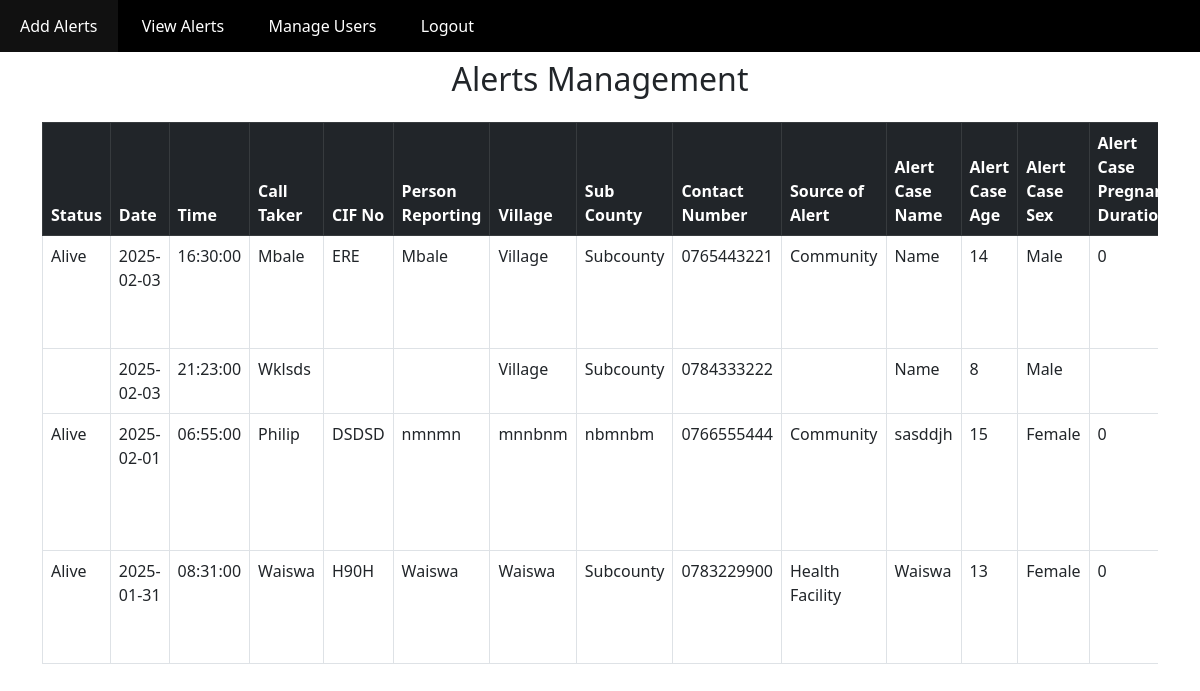
Page /manage/alerts.php (signed in) on the committed database.
### tables this page shows
CREATE TABLE `alerts` (
  `id` int(11) NOT NULL,
  `status` varchar(50) NOT NULL,
  `date` date NOT NULL,
  `time` time NOT NULL,
  `call_taker` varchar(255) NOT NULL,
  `cif_no` varchar(255) NOT NULL,
  `person_reporting` varchar(255) NOT NULL,
  `village` varchar(255) NOT NULL,
  `sub_county` varchar(255) NOT NULL,
  `contact_number` varchar(255) NOT NULL,
  `source_of_alert` varchar(255) NOT NULL,
  `alert_case_name` varchar(255) NOT NULL,
  `alert_case_age` int(11) NOT NULL,
  `alert_case_sex` varchar(50) NOT NULL,
  `alert_case_pregnant_duration` int(11) DEFAULT NULL,
  `alert_case_village` varchar(255) NOT NULL,
  `alert_case_parish` varchar(255) NOT NULL,
  `alert_case_sub_county` varchar(255) NOT NULL,
  `alert_case_district` varchar(255) NOT NULL,
  `alert_case_nationality` varchar(255) NOT NULL,
  `point_of_contact_name` varchar(255) NOT NULL,
  `point_of_contact_relationship` varchar(255) NOT NULL,
  `point_of_contact_phone` varchar(255) NOT NULL,
  `history` text DEFAULT NULL,
  `health_facility_visit` varchar(255) NOT NULL,
  `traditional_healer_visit` varchar(255) NOT NULL,
  `symptoms` text DEFAULT NULL,
  `actions` text NOT NULL,
  `case_verification_desk` text DEFAULT NULL,
  `field_verification` text DEFAULT NULL,
  `field_verification_decision` text DEFAULT NULL,
  `feedback` text DEFAULT NULL,
  `lab_result` varchar(10) DEFAULT NULL,
  `lab_result_date` date DEFAULT NULL,
  `is_highlighted` tinyint(1) DEFAULT 0,
  `assigned_to` varchar(20) DEFAULT NULL,
  `alert_reported_before` varchar(5) NOT NULL
);

### manage/alerts.php (the view, shortened to what this page needs)
<?php
require('../conn.php');
$updated_id = isset($_GET['updated_id']) ? $_GET['updated_id'] : null;
$sql = "SELECT * FROM alerts";
$sql .= " ORDER BY date DESC";
$stmt = $conn->prepare($sql);
$stmt->execute();
$result = $stmt->get_result();
?>
<!DOCTYPE html>
<html lang="en">
<head>
    <link href="https://cdn.jsdelivr.net/npm/bootstrap@5.3.0/dist/css/bootstrap.min.css" rel="stylesheet">
    <link href="../style/style.css" rel="stylesheet" type="text/css">
</head>
<body>
    <?php include('../includes/nav.php'); ?>
    <div class="container mt-2">
        <h2 class="text-center mb-4">Alerts Management</h2>
        <div class="table-responsive">
            <table class="table table-bordered table-hover">
                <thead class="table-dark">
                    <tr>
                        <th>Status</th>
                        <th>Date</th>
                        <th>Time</th>
                        <th>Call Taker</th>
                        <th>CIF No</th>
                        <th>Person Reporting</th>
                        <th>Village</th>
                        <th>Sub County</th>
                        <th>Contact Number</th>
                        <th>Source of Alert</th>
                        <th>Alert Case Name</th>
                        <th>Alert Case Age</th>
                        <th>Alert Case Sex</th>
                        <th>Alert Case Pregnant Duration</th>
                    </tr>
                </thead>
                <tbody>
                    <?php while ($des = $result->fetch_assoc()): ?>
                    <tr id="row-<?php echo $des['id']; ?>" class="<?php echo ($updated_id == $des['id']) ? 'highlight' : ''; ?>">
                        <td><?php echo htmlspecialchars($des['status']); ?></td>
                        <td><?php echo htmlspecialchars($des['date']); ?></td>
                        <td><?php echo htmlspecialchars($des['time']); ?></td>
                        <td><?php echo htmlspecialchars($des['call_taker']); ?></td>
                        <td><?php echo htmlspecialchars($des['cif_no']); ?></td>
                        <td><?php echo htmlspecialchars($des['person_reporting']); ?></td>
                        <td><?php echo htmlspecialchars($des['village']); ?></td>
                        <td><?php echo htmlspecialchars($des['sub_county']); ?></td>
                        <td><?php echo htmlspecialchars($des['contact_number']); ?></td>
                        <td><?php echo htmlspecialchars($des['source_of_alert']); ?></td>
                        <td><?php echo htmlspecialchars($des['alert_case_name']); ?></td>
                        <td><?php echo htmlspecialchars($des['alert_case_age']); ?></td>
                        <td><?php echo htmlspecialchars($des['alert_case_sex']); ?></td>
                        <td><?php echo htmlspecialchars($des['alert_case_pregnant_duration']); ?></td>
                    </tr>
                    <?php endwhile; ?>
                </tbody>
            </table>
        </div>
    </div>
</body>
</html>

### rows in the picture
alerts: status "Alive", date "2025-02-03", time "16:30:00", call_taker "Mbale", cif_no "ERE", person_reporting "Mbale", village "Village", sub_county "Subcounty", contact_number "0765443221", source_of_alert "Community", alert_case_name "Name", alert_case_age "14", alert_case_sex "Male", alert_case_pregnant_duration "0"
alerts: date "2025-02-03", time "21:23:00", call_taker "Wklsds", village "Village", sub_county "Subcounty", contact_number "0784333222", alert_case_name "Name", alert_case_age "8", alert_case_sex "Male"
alerts: status "Alive", date "2025-02-01", time "06:55:00", call_taker "Philip", cif_no "DSDSD", person_reporting "nmnmn", village "mnnbnm", sub_county "nbmnbm", contact_number "0766555444", source_of_alert "Community", alert_case_name "sasddjh", alert_case_age "15", alert_case_sex "Female", alert_case_pregnant_duration "0"
alerts: status "Alive", date "2025-01-31", time "08:31:00", call_taker "Waiswa", cif_no "H90H", person_reporting "Waiswa", village "Waiswa", sub_county "Subcounty", contact_number "0783229900", source_of_alert "Health Facility", alert_case_name "Waiswa", alert_case_age "13", alert_case_sex "Female", alert_case_pregnant_duration "0"
